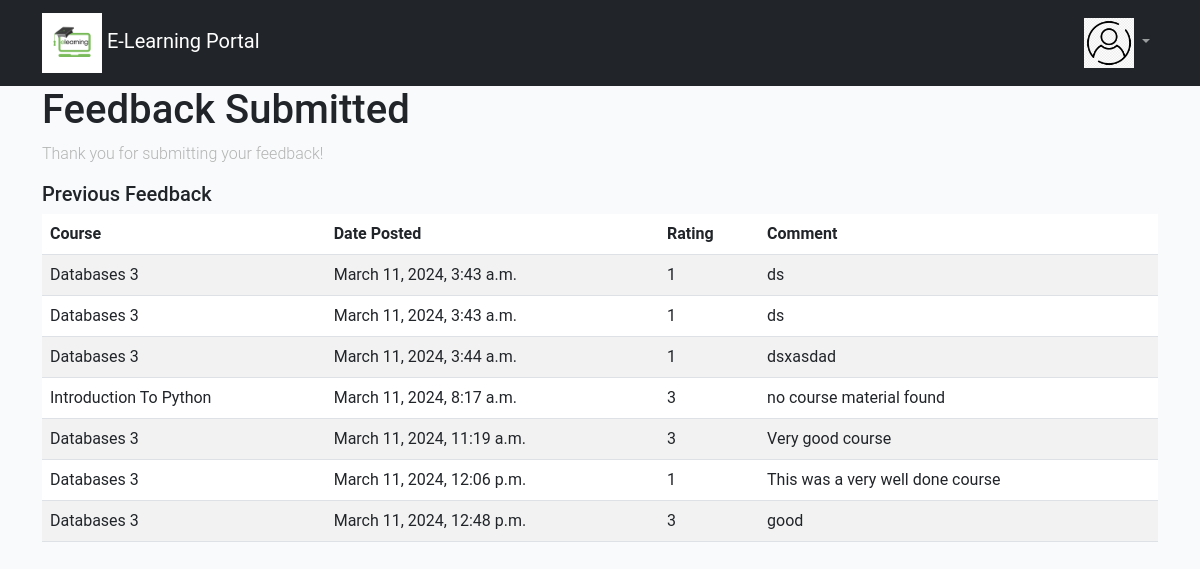
Screenshot of /student_feedback_confirmation/ (signed in) with the database file from the repository.
### elearn/models.py (models this page shows, shortened)
class Feedback(models.Model):
    student = models.ForeignKey(Student, on_delete=models.CASCADE)
    course = models.ForeignKey(Course, on_delete=models.CASCADE)
    rating = models.IntegerField(choices=[(i, i) for i in range(1, 5)])
    comment = models.TextField()
    date_posted = models.DateTimeField(auto_now_add=True)

class Course(models.Model):
    name = models.CharField(max_length=100)
    description = models.TextField(default="Description of Course")

### elearn/views.py (the view)
# urls.py: path('student_feedback_confirmation/', views.student_feedback_confirmation, name='student_feedback_confirmation'),
def student_feedback_confirmation(request):
    previous_feedback = Feedback.objects.filter(student=request.user.student)
    context = {
        'previous_feedback': previous_feedback
    }
    return render(request, 'elearn/student_feedback_confirmation.html', context)

### elearn/templates/elearn/student_feedback_confirmation.html
{% extends './base.html' %}
{% block content %}
<div class="container">
    <h1>Feedback Submitted</h1>
    <p>Thank you for submitting your feedback!</p>
    <h2>Previous Feedback</h2>
    <div class="table-responsive">
        <table class="table table-striped">
            <thead>
                <tr>
                    <th>Course</th>
                    <th>Date Posted</th>
                    <th>Rating</th>
                    <th>Comment</th>
                </tr>
            </thead>
            <tbody>
                {% for feedback in previous_feedback %}
                <tr>
                    <td>{{ feedback.course.name }}</td>
                    <td>{{ feedback.date_posted }}</td>
                    <td>{{ feedback.rating }}</td>
                    <td>{{ feedback.comment }}</td>
                </tr>
                {% empty %}
                <tr>
                    <td colspan="4">No previous feedback</td>
                </tr>
                {% endfor %}
            </tbody>
        </table>
    </div>
</div>
{% endblock %}

### elearn/templates/elearn/base.html
{% include "./header.html" %}
<div class="container-fluid">
    {% block content %}
    {% endblock %}
</div>
{% include "./footer.html" %}

### elearn/templates/elearn/header.html (shortened to what this page needs)
{% load static %}
<!DOCTYPE html>
<html lang="en">
<head>
    <link href="https://cdn.jsdelivr.net/npm/bootstrap@5.3.0-alpha1/dist/css/bootstrap.min.css" rel="stylesheet">
    <link href="{% static 'css/style.css' %}" rel="stylesheet">
</head>
<body>
    <header>
        <nav class="navbar navbar-expand-lg navbar-dark bg-dark">
            <div class="container">
                <a class="navbar-brand" href="{% if user.is_authenticated %}
                {% if user.is_student %}
                    {% url 'student' %}
                {% elif user.is_teacher %}
                    {% url 'teacher' %}
                {% endif %}
                {% else %}
                {% url 'index' %}
                {% endif %}">
                    <img src="{% static 'images/logo.png' %}" alt="E-Learning Portal Logo" class="logo">
                    E-Learning Portal
                </a>
                <div class="collapse navbar-collapse" id="navbarNav">
                    <ul class="navbar-nav ms-auto">
                        <li class="nav-item dropdown">
                            <a class="nav-link dropdown-toggle" href="#" id="navbarDropdown" role="button"
                                data-bs-toggle="dropdown" aria-expanded="false">
                                <img src="{% static 'images/profile.png' %}" alt="Profile" class="profile-logo">
                            </a>
                        </li>
                    </ul>
                </div>
            </div>
        </nav>
    </header>

### elearn/templates/elearn/footer.html (shortened to what this page needs)
</body>
</html>

### elearn/static/css/style.css (style rules this page uses)
body { font-family: "Roboto", sans-serif; background-color: #f8fafb; }
p { color: #b3b3b3; font-weight: 300; }
h1, h2, h3, h4, h5, h6, .h1, .h2, .h3, .h4, .h5, .h6 { font-family: "Roboto", sans-serif; }
a { -webkit-transition: .3s all ease; -o-transition: .3s all ease; transition: .3s all ease; }
h2 { font-size: 20px; }
.logo { width: 60px; height: auto; }
.profile-logo { width: 50px; height: auto; }

### rows the page displays
Feedback: course.name "Databases 3", date_posted "March 11, 2024, 3:43 a.m.", rating "1", comment "ds"
Feedback: course.name "Databases 3", date_posted "March 11, 2024, 3:43 a.m.", rating "1", comment "ds"
Feedback: course.name "Databases 3", date_posted "March 11, 2024, 3:44 a.m.", rating "1", comment "dsxasdad"
Feedback: course.name "Introduction To Python", date_posted "March 11, 2024, 8:17 a.m.", rating "3", comment "no course material found"
Feedback: course.name "Databases 3", date_posted "March 11, 2024, 11:19 a.m.", rating "3", comment "Very good course"
Feedback: course.name "Databases 3", date_posted "March 11, 2024, 12:06 p.m.", rating "1", comment "This was a very well done course"
Feedback: course.name "Databases 3", date_posted "March 11, 2024, 12:48 p.m.", rating "3", comment "good"
